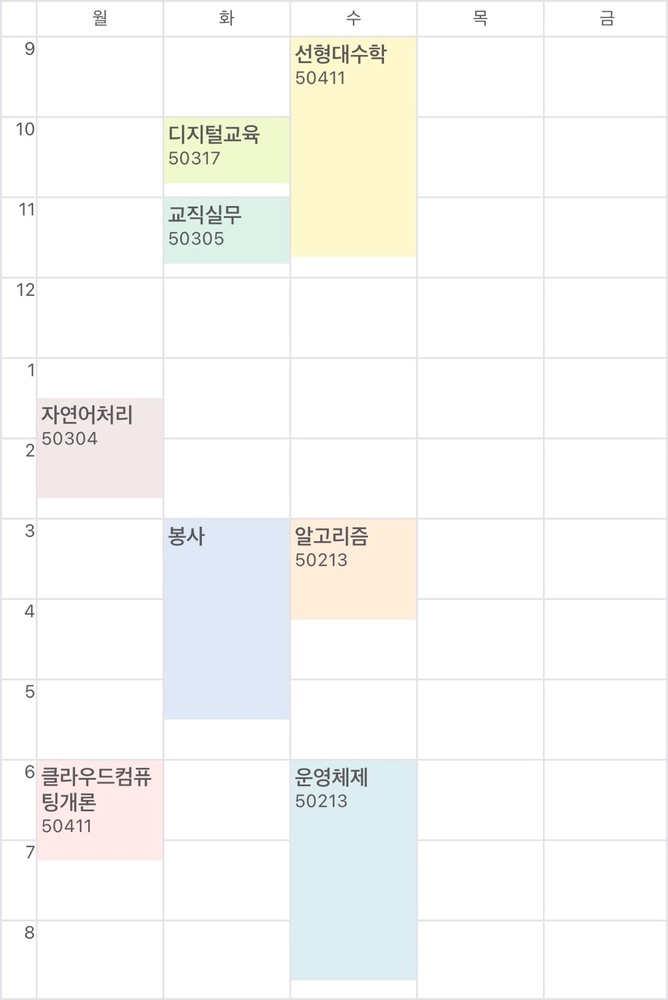
#> input picture timetable_pastel.jpg, 668 x 1000 px, shrunk from 962 x 1440 before the run
$ python test.py
#> lines starting #> are read from the running program, lines starting #| are printed output that depends on the picture
import pytesseract
from PIL import Image, ImageEnhance, ImageFilter

pytesseract.pytesseract.tesseract_cmd = r'C:\Program Files\Tesseract-OCR\tesseract.exe'

# 이미지 로드 및 전처리
image_path = 'timetable_pastel.jpg'
image = Image.open(image_path)
#> image is the input picture: PIL image 668x1000 RGB; mean R, G, B 248.7, 248.9, 247.1
image = image.convert('L')  # 그레이스케일로 변환
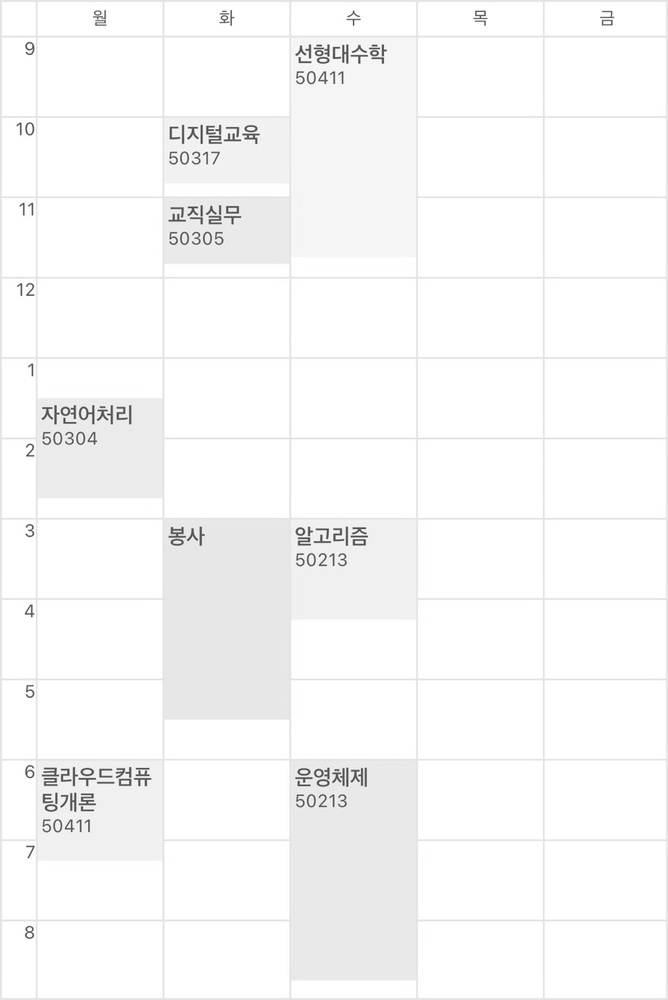
#> image: PIL image 668x1000 L; min 56, max 255, mean 248.7
image = ImageEnhance.Contrast(image).enhance(2)  # 대비 향상
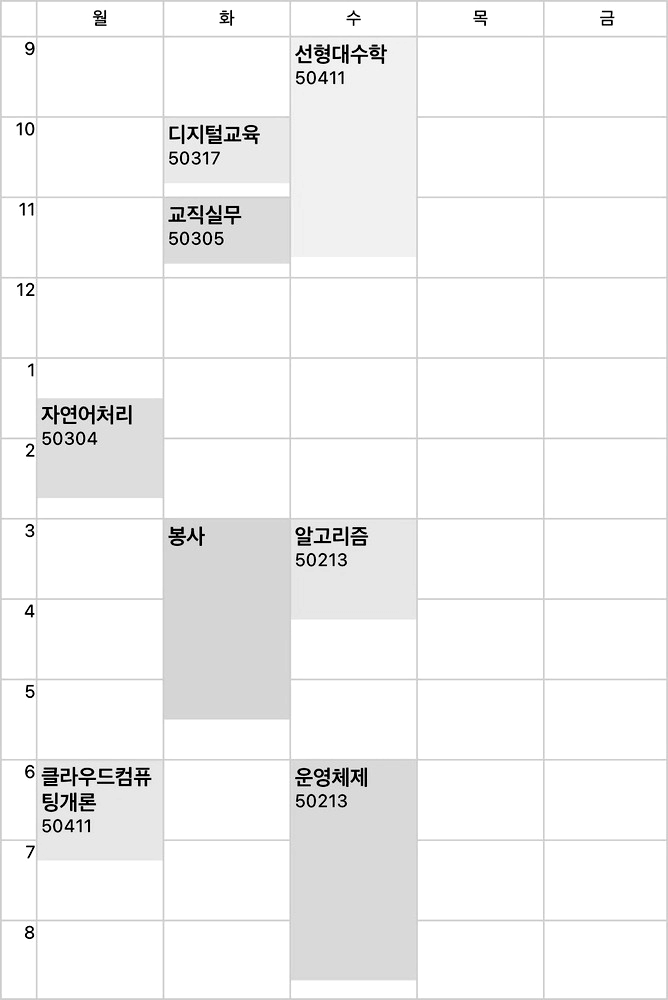
#> image: PIL image 668x1000 L; min 0, max 255, mean 244.4
image = image.filter(ImageFilter.SHARPEN)  # 이미지 선명하게

# 요일별로 나눌 이미지 좌표 설정 (이미지의 크기에 맞게 수정 필요)
image_width, image_height = image.size
#> image_width = 668; image_height = 1000
column_width = image_width // 5  # 요일 칸이 5개라고 가정
#> column_width = 133

# 요일별 텍스트 저장용
days_text = {}

# '월', '화', '수', '목', '금' 순서로 요일을 리스트에 정의
days = ["월", "화", "수", "목", "금"]

# 각 요일 칸에 대해 OCR 수행
for i, day in enumerate(days):
    # 좌우 좌표 계산
    if i == 0:
        left = i * column_width + 50
        right = (i + 1) * column_width + 50
    else:
        left = i * column_width + 44
        right = (i + 1) * column_width + 44
    day_image = image.crop((left, 0, right, image_height))  # 해당 요일의 영역 자르기

    # OCR 수행
#> (the run stopped early here; a loop or call above may not have finished)

$ run again, with capture.jpg copied over timetable_pastel.jpg
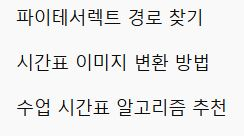
#> input picture capture.jpg, 244 x 136 px
#> image is the input picture: PIL image 244x136 RGB; mean R, G, B 234.8, 235, 234.7
#> `image = image.filter(ImageFilter.SHARPEN)`:
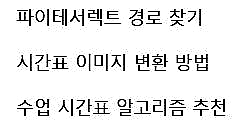
#> image: PIL image 244x136 L; min 0, max 255, mean 235.7

$ run again, with capture2.jpg copied over timetable_pastel.jpg
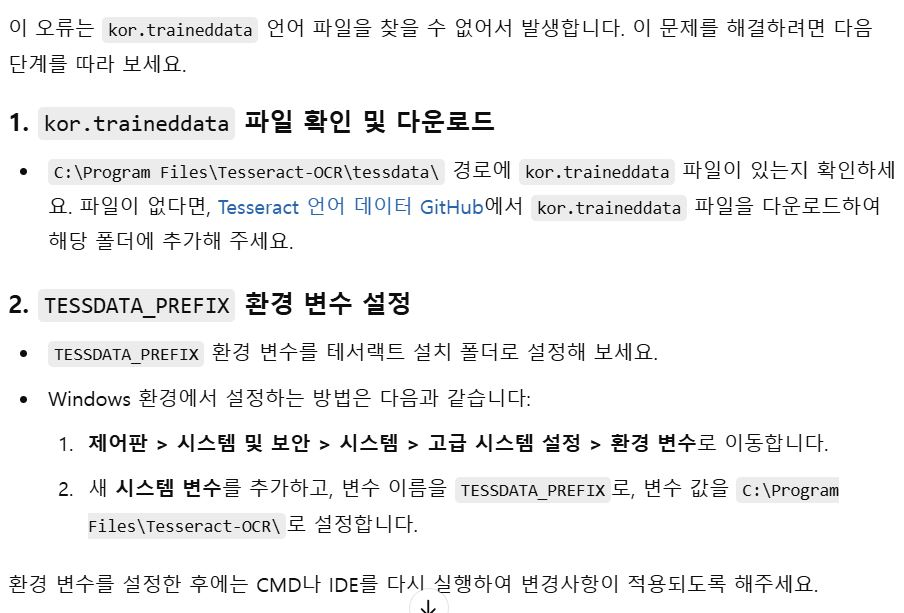
#> input picture capture2.jpg, 904 x 613 px
#> image is the input picture: PIL image 904x613 RGB; mean R, G, B 240.6, 240.7, 240.8
#> `image = ImageEnhance.Contrast(image).enhance(2)`:
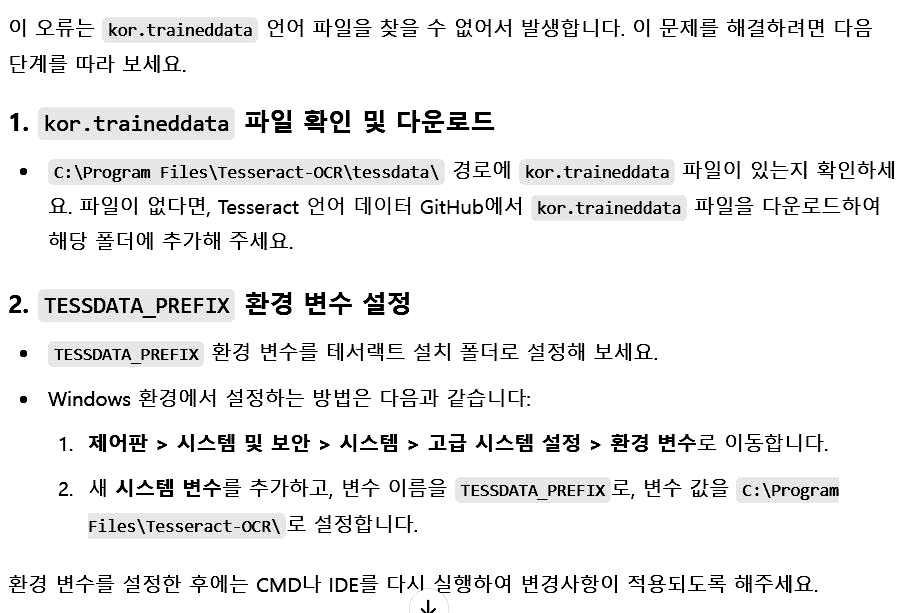
#> image: PIL image 904x613 L; min 0, max 255, mean 237.2
